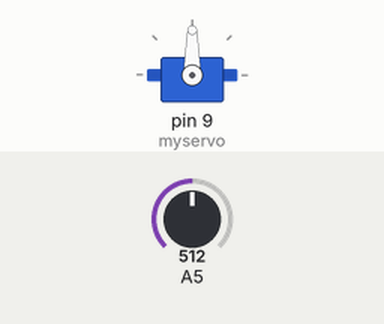
A sketch run on a simulated Arduino Uno, built with avr-gcc and run on an emulated ATmega328P. On the bench: servo. The test bench sets the inputs (shaded band); at power-on: A5 = 512.

Above: at 1.2 s.
1.3 s: A5 set to 716
At 2.5 s:
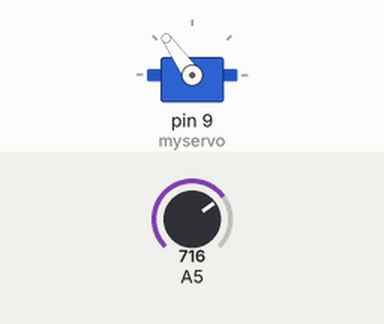
2.8 s: A5 set to 900
At 4.0 s:
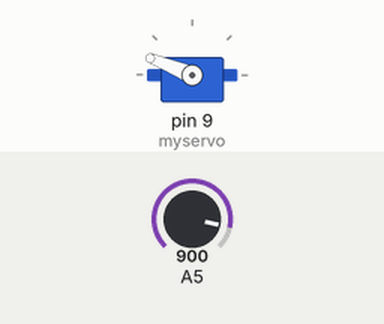
4.3 s: A5 set to 1023
At 5.4 s:
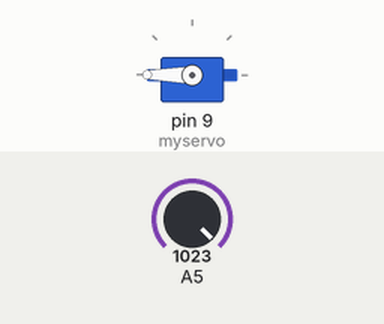
5.8 s: A5 set to 306
At 6.8 s:
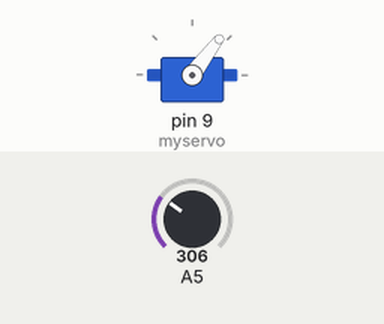
7.3 s: A5 set to 122
At 8.2 s:
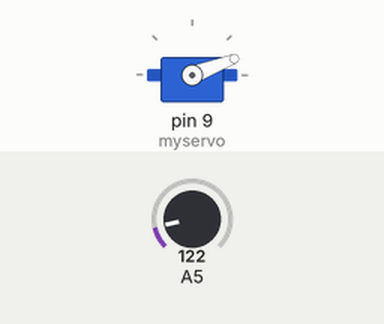
Timing chart, 0 to 9.8 s (numbered marks = the images above; inputs shaded):
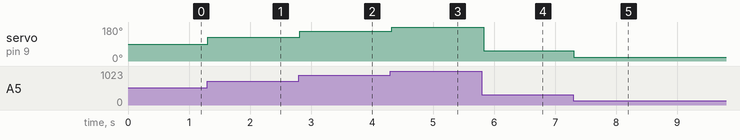

The sketch:

servo_example.ino
```cpp
#include <Servo.h>

Servo myservo;

void setup() {
  myservo.attach(9);
}

void loop() {
  // rotate back and forth
  myservo.write(0);
  myservo.write(180);
  // pot control
  int angle = analogRead(5);
  angle = map(angle, 0, 1023, 0, 180);
  myservo.write(angle);
  delay(15);
}
```

Measured:
- after the input at 1.3 s, servo on pin 9 (myservo): 90° → 125° at once
- after the input at 2.8 s, servo on pin 9 (myservo): 125° → 158° at once
- after the input at 4.3 s, servo on pin 9 (myservo): 158° → 180° at once
- after the input at 5.8 s, servo on pin 9 (myservo): 180° → 53° at once
- after the input at 7.3 s, servo on pin 9 (myservo): 53° → 21° at once
